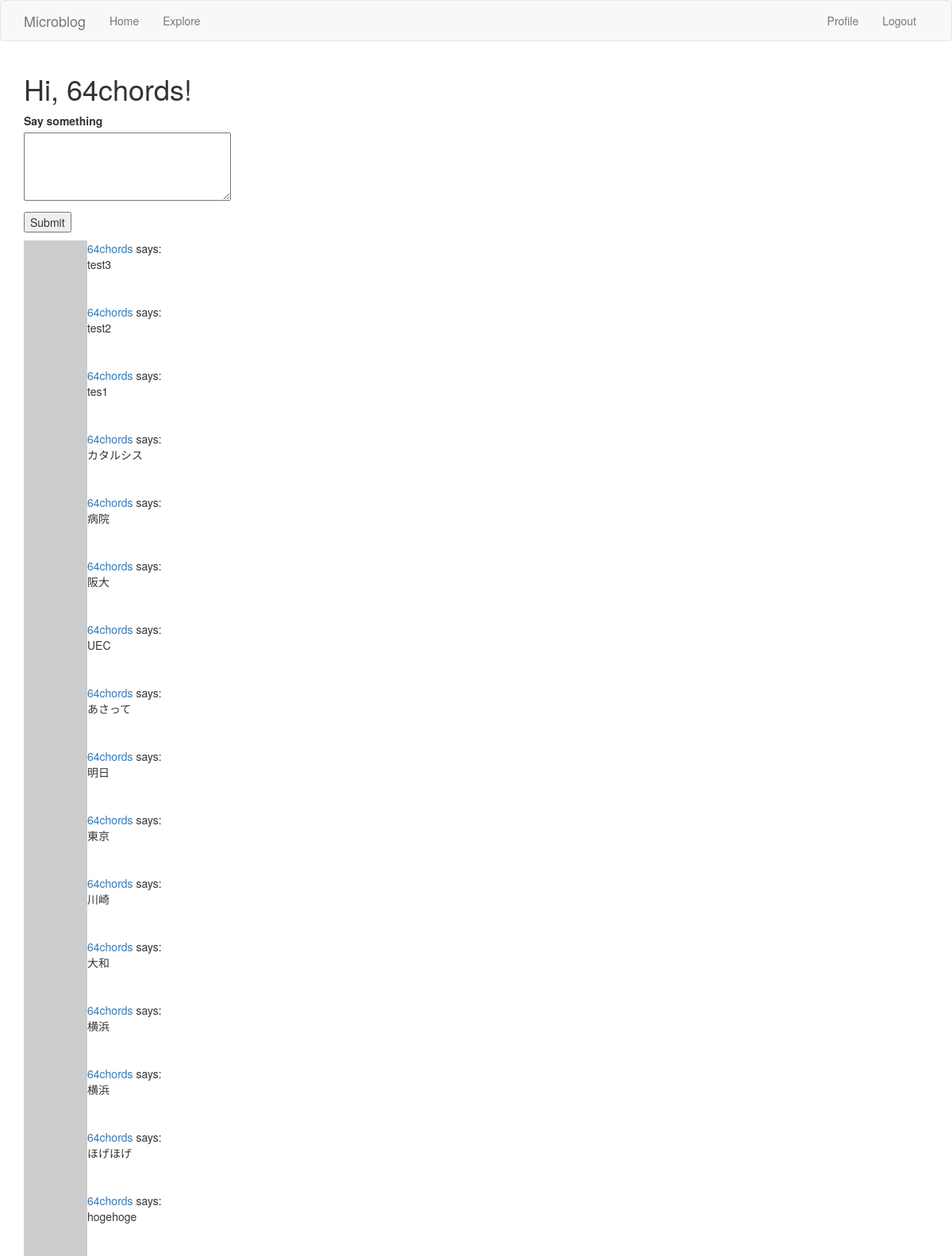
The page /index (signed in) on the database its author committed.
### app/models.py (models this page shows, shortened)
class User(UserMixin,db.Model):
    id = db.Column(db.Integer,primary_key=True)
    username = db.Column(db.String(64),index=True,unique=True)
    email = db.Column(db.String(120),index=True,unique=True)
    password_hash = db.Column(db.String(128))
    about_me = db.Column(db.String(140))
    last_seen = db.Column(db.DateTime,default=datetime.utcnow)
    """
    a db.relationship field is normally defined on the “one” side, and
    is used as a convenient way to get access to the “many”.
    """
    posts = db.relationship("Post",backref="author",lazy="dynamic")
    """
    フォロー・フォロワーの関係を追加
    "User": セルフ参照の関係なので自分自身
    secondary: 関係性を表す関係テーブル
    followers.c.**: cはColumnsを表すプロパティ
    詳細はp.134~135を参照のこと（８．３節）
    """
    followed = db.relationship(
        "User",secondary=followers,
        primaryjoin=(followers.c.follower_id == id),
        secondaryjoin=(followers.c.followed_id == id),
        backref=db.backref("followers",lazy="dynamic"),lazy="dynamic"
    )
    def avatar(self,size):
        digest = md5(self.email.lower().encode('utf-8')).hexdigest()
        return "https://www.gravatar.com/avatar/{}?d=identicon&s={}".\
            format(digest,size)
    def followed_posts(self):
        followed = Post.query.join(
            followers,(followers.c.followed_id == Post.user_id)).filter(
                followers.c.follower_id == self.id)
        own = Post.query.filter_by(user_id=self.id)
        return followed.union(own).order_by(Post.timestamp.desc())

class Post(db.Model):
    id = db.Column(db.Integer,primary_key=True)
    body = db.Column(db.String(140))
    timestamp = db.Column(db.DateTime,index=True,default=datetime.utcnow)
    user_id = db.Column(db.Integer,db.ForeignKey('user.id'))

### app/routes.py (the view, shortened to what this page needs)
@app.route('/',methods=["GET","POST"])
@app.route('/index',methods=["GET","POST"])
@login_required
def index():
    form = PostForm()
    page = request.args.get("page",1,type=int)
    """
    paginateメソッドの引数：ページ番号、最大アイテム数、エラーフラグ
    詳しくはpp.159参照 戻り値はpaginationオブジェクト
    """
    posts = current_user.followed_posts().paginate(
        page,app.config["POSTS_PER_PAGE"],False)
    """
    paginationオブジェクトが前後を参照できる場合それを取得し、
    url_forメソッドによりリンクを生成する。生成時はpage引数にページ番号を含める
    """
    next_url = url_for('index',page=posts.next_num)\
        if posts.has_next else None
    prev_url = url_for('index',page=posts.prev_num)\
        if posts.has_prev else None
    return render_template("index.html",title="Home",form=form,
        posts=posts.items,next_url=next_url,prev_url=prev_url)

### app/forms.py
class PostForm(FlaskForm):
    post = TextAreaField("Say something",validators=[DataRequired()])
    submit = SubmitField("Submit")

### app/models.py (called while the page is built)
@login.user_loader
def load_user(id):
    return User.query.get(int(id))

### app/routes.py (called while the page is built)
@app.before_request
def before_request():
    if current_user.is_authenticated:
        current_user.last_seen = datetime.utcnow()
        db.session.commit()

### app/templates/index.html (shortened to what this page needs)
{% extends "base.html" %}
{% block app_content %}
  <h1>Hi, {{ current_user.username }}!</h1>
  {% if form %}
  <form action="" method="post">
    <p>
      {{ form.post.label }}<br>
      {{ form.post(cols=32,rows=4) }}<br>
    </p>
    <p>
      {{ form.submit() }}
    </p>
  </form>
  {% endif %}
  {% for post in posts %}
    {% include '_post.html' %}
  {% endfor %}
{% endblock %}

### app/templates/_post.html
<table>
  <tr valign="top">
    <td><img src="{{ post.author.avatar(36) }}" alt=""></td>
    <td><a href="{{ url_for('user',username=post.author.username) }}">{{ post.author.username }}</a> says:<br>{{ post.body }}</td>
  </tr>
</table>

### rows shown on the page
User: username "64chords"
Post: author.username "64chords", body "test3"
Post: author.username "64chords", body "test2"
Post: author.username "64chords", body "tes1"
Post: author.username "64chords", body "カタルシス"
Post: author.username "64chords", body "病院"
Post: author.username "64chords", body "阪大"
Post: author.username "64chords", body "UEC"
Post: author.username "64chords", body "あさって"
Post: author.username "64chords", body "明日"
Post: author.username "64chords", body "東京"
Post: author.username "64chords", body "川崎"
Post: author.username "64chords", body "大和"
Post: author.username "64chords", body "横浜"
Post: author.username "64chords", body "横浜"
Post: author.username "64chords", body "ほげほげ"
Post: author.username "64chords", body "hogehoge"
